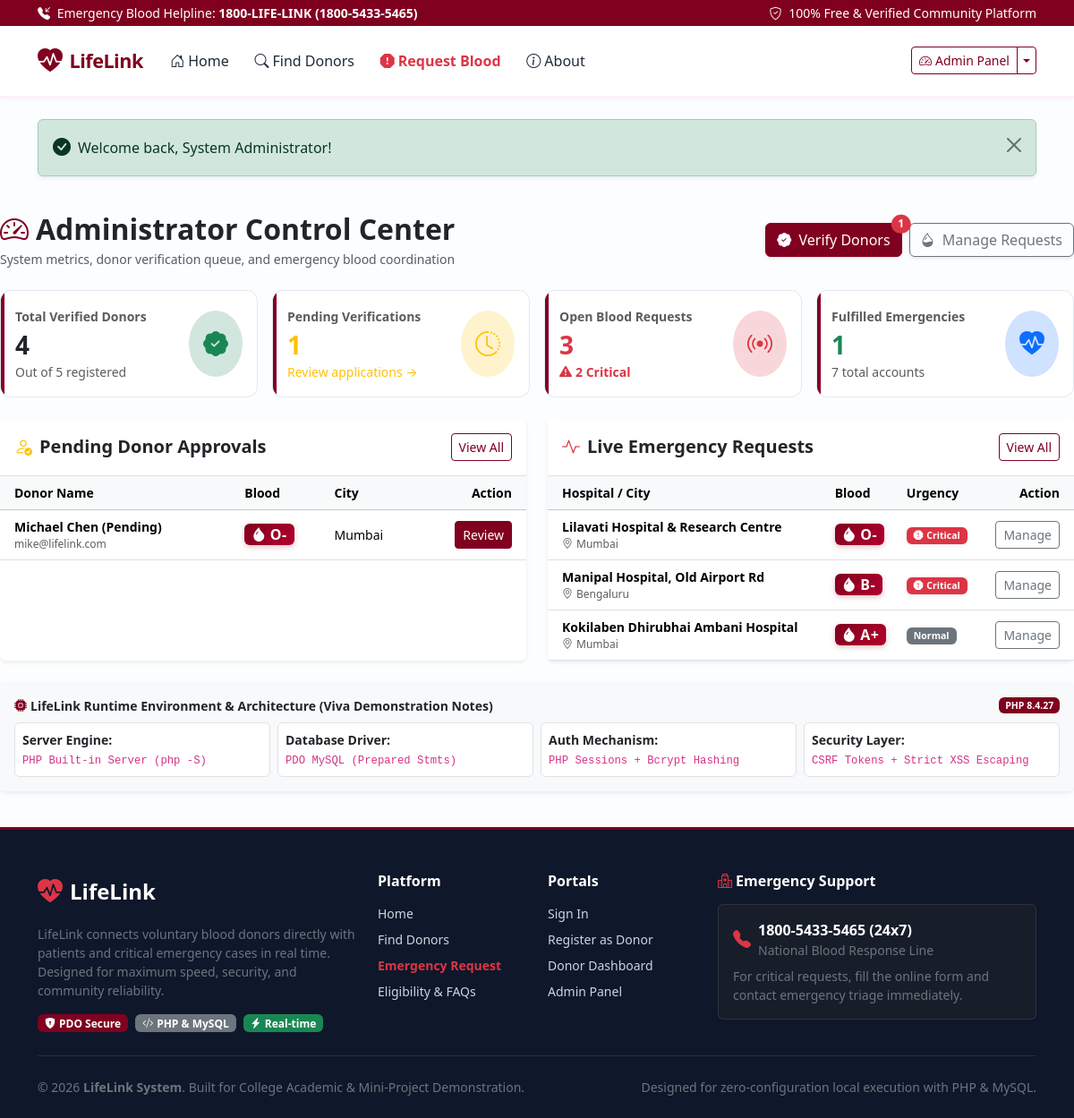
Page /admin/dashboard.php (signed in) on the committed database.
### tables this page shows
CREATE TABLE `donors` (
  `id` INT AUTO_INCREMENT PRIMARY KEY,
  `user_id` INT NOT NULL,
  `blood_group` ENUM('A+', 'A-', 'B+', 'B-', 'AB+', 'AB-', 'O+', 'O-') NOT NULL,
  `city` VARCHAR(100) NOT NULL,
  `address` TEXT,
  `age` INT NOT NULL,
  `gender` ENUM('Male', 'Female', 'Other') NOT NULL,
  `last_donation_date` DATE DEFAULT NULL,
  `availability_status` ENUM('available', 'unavailable') NOT NULL DEFAULT 'available',
  `verified_status` ENUM('pending', 'verified', 'rejected') NOT NULL DEFAULT 'pending',
  `created_at` TIMESTAMP DEFAULT CURRENT_TIMESTAMP,
  CONSTRAINT `fk_donor_user` FOREIGN KEY (`user_id`) REFERENCES `users` (`id`) ON DELETE CASCADE
);

CREATE TABLE `users` (
  `id` INT AUTO_INCREMENT PRIMARY KEY,
  `name` VARCHAR(100) NOT NULL,
  `email` VARCHAR(150) NOT NULL UNIQUE,
  `phone` VARCHAR(20) NOT NULL,
  `password_hash` VARCHAR(255) NOT NULL,
  `role` ENUM('admin', 'donor', 'user') NOT NULL DEFAULT 'user',
  `created_at` TIMESTAMP DEFAULT CURRENT_TIMESTAMP
);

CREATE TABLE `blood_requests` (
  `id` INT AUTO_INCREMENT PRIMARY KEY,
  `requester_name` VARCHAR(100) NOT NULL,
  `requester_contact` VARCHAR(20) NOT NULL,
  `blood_group` ENUM('A+', 'A-', 'B+', 'B-', 'AB+', 'AB-', 'O+', 'O-') NOT NULL,
  `city` VARCHAR(100) NOT NULL,
  `hospital_name` VARCHAR(150) NOT NULL,
  `units_needed` INT NOT NULL DEFAULT 1,
  `urgency` ENUM('normal', 'critical') NOT NULL DEFAULT 'normal',
  `status` ENUM('open', 'fulfilled', 'cancelled') NOT NULL DEFAULT 'open',
  `user_id` INT DEFAULT NULL,
  `created_at` TIMESTAMP DEFAULT CURRENT_TIMESTAMP,
  CONSTRAINT `fk_request_user` FOREIGN KEY (`user_id`) REFERENCES `users` (`id`) ON DELETE SET NULL
);

### admin/dashboard.php (the view, shortened to what this page needs)
<?php
require_once __DIR__ . '/../config/db.php';
try {
    $totalUsers = (int) $pdo->query("SELECT COUNT(*) FROM users")->fetchColumn();
    $totalDonors = (int) $pdo->query("SELECT COUNT(*) FROM donors")->fetchColumn();
    $verifiedDonors = (int) $pdo->query("SELECT COUNT(*) FROM donors WHERE verified_status = 'verified'")->fetchColumn();
    $pendingDonors = (int) $pdo->query("SELECT COUNT(*) FROM donors WHERE verified_status = 'pending'")->fetchColumn();
    $openRequests = (int) $pdo->query("SELECT COUNT(*) FROM blood_requests WHERE status = 'open'")->fetchColumn();
    $criticalRequests = (int) $pdo->query("SELECT COUNT(*) FROM blood_requests WHERE status = 'open' AND urgency = 'critical'")->fetchColumn();
    $fulfilledRequests = (int) $pdo->query("SELECT COUNT(*) FROM blood_requests WHERE status = 'fulfilled'")->fetchColumn();
    $pendingDonorsStmt = $pdo->query("SELECT d.*, u.name, u.email, u.phone
                                      FROM donors d
                                      JOIN users u ON d.user_id = u.id
                                      WHERE d.verified_status = 'pending'
                                      ORDER BY d.created_at DESC LIMIT 5");
    $recentPendingDonors = $pendingDonorsStmt->fetchAll();
    $recentRequestsStmt = $pdo->query("SELECT * FROM blood_requests
                                       WHERE status = 'open'
                                       ORDER BY (urgency = 'critical') DESC, created_at DESC LIMIT 5");
    $recentOpenRequests = $recentRequestsStmt->fetchAll();
} catch (PDOException $e) {
    $totalUsers = $totalDonors = $verifiedDonors = $pendingDonors = 0;
    $totalRequests = $openRequests = $criticalRequests = $fulfilledRequests = 0;
    $recentPendingDonors = [];
    $recentOpenRequests = [];
}
require_once __DIR__ . '/../includes/header.php';
?>
<div class="py-3">
    <div class="d-flex flex-wrap justify-content-between align-items-center mb-4 gap-3">
        <div>
            <h2 class="fw-bold text-dark mb-1">
                <i class="bi bi-speedometer2 text-burgundy me-2"></i>Administrator Control Center
            </h2>
            <p class="text-muted small mb-0">System metrics, donor verification queue, and emergency blood coordination</p>
        </div>
        <div class="d-flex gap-2">
            <a href="verify-donors.php" class="btn btn-burgundy shadow-sm position-relative">
                <i class="bi bi-patch-check-fill me-1"></i> Verify Donors
                <?php if ($pendingDonors > 0): ?>
                    <span class="position-absolute top-0 start-100 translate-middle badge rounded-pill bg-danger">
                        <?= $pendingDonors ?>
                    </span>
                <?php endif; ?>
            </a>
            <a href="manage-requests.php" class="btn btn-outline-secondary shadow-sm">
                <i class="bi bi-droplet-half me-1"></i> Manage Requests
            </a>
        </div>
    </div>
    <div class="row g-3 mb-4">
        <div class="col-sm-6 col-lg-3">
            <div class="card card-stat p-3 h-100">
                <div class="d-flex justify-content-between align-items-center">
                    <div>
                        <span class="text-muted small fw-semibold">Total Verified Donors</span>
                        <h3 class="fw-bold text-dark mb-0 mt-1"><?= $verifiedDonors ?></h3>
                        <span class="small text-muted">Out of <?= $totalDonors ?> registered</span>
                    </div>
                    <div class="p-3 bg-success-subtle text-success rounded-circle">
                        <i class="bi bi-patch-check-fill fs-3"></i>
                    </div>
                </div>
            </div>
        </div>
        <div class="col-sm-6 col-lg-3">
            <div class="card card-stat p-3 h-100">
                <div class="d-flex justify-content-between align-items-center">
                    <div>
                        <span class="text-muted small fw-semibold">Pending Verifications</span>
                        <h3 class="fw-bold text-warning mb-0 mt-1"><?= $pendingDonors ?></h3>
                        <a href="verify-donors.php" class="small text-warning text-decoration-none">Review applications &rarr;</a>
                    </div>
                    <div class="p-3 bg-warning-subtle text-warning rounded-circle">
                        <i class="bi bi-clock-history fs-3"></i>
                    </div>
                </div>
            </div>
        </div>
        <div class="col-sm-6 col-lg-3">
            <div class="card card-stat p-3 h-100">
                <div class="d-flex justify-content-between align-items-center">
                    <div>
                        <span class="text-muted small fw-semibold">Open Blood Requests</span>
                        <h3 class="fw-bold text-danger mb-0 mt-1"><?= $openRequests ?></h3>
                        <span class="small text-danger fw-semibold"><i class="bi bi-exclamation-triangle-fill me-1"></i><?= $criticalRequests ?> Critical</span>
                    </div>
                    <div class="p-3 bg-danger-subtle text-danger rounded-circle">
                        <i class="bi bi-broadcast fs-3"></i>
                    </div>
                </div>
            </div>
        </div>
        <div class="col-sm-6 col-lg-3">
            <div class="card card-stat p-3 h-100">
                <div class="d-flex justify-content-between align-items-center">
                    <div>
                        <span class="text-muted small fw-semibold">Fulfilled Emergencies</span>
                        <h3 class="fw-bold text-success mb-0 mt-1"><?= $fulfilledRequests ?></h3>
                        <span class="small text-muted"><?= $totalUsers ?> total accounts</span>
                    </div>
                    <div class="p-3 bg-primary-subtle text-primary rounded-circle">
                        <i class="bi bi-heart-pulse-fill fs-3"></i>
                    </div>
                </div>
            </div>
        </div>
    </div>
    <div class="row g-4 mb-4">
        <div class="col-lg-6">
            <div class="card border-0 shadow-sm h-100">
                <div class="card-header bg-white py-3 border-bottom d-flex justify-content-between align-items-center">
                    <h5 class="fw-bold text-dark mb-0">
                        <i class="bi bi-person-check text-warning me-2"></i>Pending Donor Approvals
                    </h5>
                    <a href="verify-donors.php" class="btn btn-sm btn-outline-burgundy">View All</a>
                </div>
                <div class="card-body p-0">
                    <?php if (empty($recentPendingDonors)): ?>
                        <div class="text-center py-4 text-muted small">
                            <i class="bi bi-check-circle text-success fs-3 d-block mb-1"></i>
                            All donor applications are up to date!
                        </div>
                    <?php else: ?>
                        <div class="table-responsive">
                            <table class="table table-hover align-middle mb-0 small">
                                <thead class="table-light">
                                    <tr>
                                        <th class="ps-3">Donor Name</th>
                                        <th>Blood</th>
                                        <th>City</th>
                                        <th class="text-end pe-3">Action</th>
                                    </tr>
                                </thead>
                                <tbody>
                                    <?php foreach ($recentPendingDonors as $pDonor): ?>
                                        <tr>
                                            <td class="ps-3">
                                                <div class="fw-bold"><?= e($pDonor['name']) ?></div>
                                                <div class="text-muted" style="font-size: 0.75rem;"><?= e($pDonor['email']) ?></div>
                                            </td>
                                            <td><?= blood_badge($pDonor['blood_group']) ?></td>
                                            <td><?= e($pDonor['city']) ?></td>
                                            <td class="text-end pe-3">
                                                <a href="verify-donors.php?donor_id=<?= (int)$pDonor['id'] ?>" class="btn btn-sm btn-burgundy">
                                                    Review
                                                </a>
                                            </td>
                                        </tr>
                                    <?php endforeach; ?>
                                </tbody>
                            </table>
                        </div>
                    <?php endif; ?>
                </div>
            </div>
        </div>
        <div class="col-lg-6">
            <div class="card border-0 shadow-sm h-100">
                <div class="card-header bg-white py-3 border-bottom d-flex justify-content-between align-items-center">
                    <h5 class="fw-bold text-dark mb-0">
                        <i class="bi bi-activity text-danger me-2"></i>Live Emergency Requests
                    </h5>
                    <a href="manage-requests.php" class="btn btn-sm btn-outline-burgundy">View All</a>
                </div>
                <div class="card-body p-0">
                    <?php if (empty($recentOpenRequests)): ?>
                        <div class="text-center py-4 text-muted small">
                            <i class="bi bi-droplet text-secondary fs-3 d-block mb-1"></i>
                            No active emergency requests open.
                        </div>
                    <?php else: ?>
                        <div class="table-responsive">
                            <table class="table table-hover align-middle mb-0 small">
                                <thead class="table-light">
                                    <tr>
                                        <th class="ps-3">Hospital / City</th>
                                        <th>Blood</th>
                                        <th>Urgency</th>
                                        <th class="text-end pe-3">Action</th>
                                    </tr>
                                </thead>
                                <tbody>
                                    <?php foreach ($recentOpenRequests as $req): ?>
                                        <tr>
                                            <td class="ps-3">
                                                <div class="fw-bold"><?= e($req['hospital_name']) ?></div>
                                                <div class="text-muted" style="font-size: 0.75rem;"><i class="bi bi-geo-alt me-1"></i><?= e($req['city']) ?></div>
                                            </td>
                                            <td><?= blood_badge($req['blood_group']) ?></td>
                                            <td><?= urgency_badge($req['urgency']) ?></td>
                                            <td class="text-end pe-3">
                                                <a href="manage-requests.php?req_id=<?= (int)$req['id'] ?>" class="btn btn-sm btn-outline-secondary">
                                                    Manage
                                                </a>
                                            </td>
                                        </tr>
                                    <?php endforeach; ?>
                                </tbody>
                            </table>
                        </div>
                    <?php endif; ?>
                </div>
            </div>
        </div>
    </div>
    <div class="card border-0 bg-light shadow-sm p-3 small">
        <div class="d-flex align-items-center justify-content-between mb-2">
            <span class="fw-bold text-dark"><i class="bi bi-cpu-fill text-burgundy me-1"></i>LifeLink Runtime Environment & Architecture (Viva Demonstration Notes)</span>
            <span class="badge bg-burgundy">PHP <?= PHP_VERSION ?></span>
        </div>
        <div class="row g-2 text-muted">
            <div class="col-md-3">
                <div class="p-2 bg-white rounded border">
                    <span class="fw-bold text-dark d-block">Server Engine:</span>
                    <code>PHP Built-in Server (php -S)</code>
                </div>
            </div>
            <div class="col-md-3">
                <div class="p-2 bg-white rounded border">
                    <span class="fw-bold text-dark d-block">Database Driver:</span>
                    <code>PDO MySQL (Prepared Stmts)</code>
                </div>
            </div>
            <div class="col-md-3">
                <div class="p-2 bg-white rounded border">
                    <span class="fw-bold text-dark d-block">Auth Mechanism:</span>
                    <code>PHP Sessions + Bcrypt Hashing</code>
                </div>
            </div>
            <div class="col-md-3">
                <div class="p-2 bg-white rounded border">
                    <span class="fw-bold text-dark d-block">Security Layer:</span>
                    <code>CSRF Tokens + Strict XSS Escaping</code>
                </div>
            </div>
        </div>
    </div>
</div>
<?php require_once __DIR__ . '/../includes/footer.php'; ?>

### includes/functions.php (shortened to what this page needs)
<?php
function e(?string $string): string {
    return htmlspecialchars((string) $string, ENT_QUOTES, 'UTF-8');
}
function get_flash(): ?array {
    if (isset($_SESSION['flash'])) {
        $flash = $_SESSION['flash'];
        return $flash;
    }
    return null;
}
function display_flash(): void {
    $flash = get_flash();
    if ($flash) {
        $type = e($flash['type']);
        $message = e($flash['message']);
        $icon = match ($type) {
            'success' => 'bi-check-circle-fill',
            'danger'  => 'bi-exclamation-triangle-fill',
            'warning' => 'bi-exclamation-diamond-fill',
            default   => 'bi-info-circle-fill',
        };
        echo <<<HTML
        <div class="alert alert-{$type} alert-dismissible fade show shadow-sm d-flex align-items-center mb-4" role="alert">
            <i class="bi {$icon} fs-5 me-2"></i>
            <div>{$message}</div>
            <button type="button" class="btn-close ms-auto" data-bs-dismiss="alert" aria-label="Close"></button>
        </div>
HTML;
    }
}
function urgency_badge(string $urgency): string {
    if (strtolower($urgency) === 'critical') {
        return '<span class="badge bg-danger text-white px-2 py-1 shadow-sm pulse-badge"><i class="bi bi-exclamation-octagon-fill me-1"></i>Critical</span>';
    }
    return '<span class="badge bg-secondary text-white px-2 py-1">Normal</span>';
}
function blood_badge(string $bloodGroup): string {
    return '<span class="badge blood-badge text-white px-2 py-1 fs-6"><i class="bi bi-droplet-fill me-1"></i>' . e($bloodGroup) . '</span>';
}

### rows in the picture
donors: user.name "Michael Chen (Pending)", user.email "mike@lifelink.com", blood_group "O-", city "Mumbai"
blood_requests: hospital_name "Lilavati Hospital & Research Centre", city "Mumbai", blood_group "O-", urgency "critical" (drawn)
blood_requests: hospital_name "Manipal Hospital, Old Airport Rd", city "Bengaluru", blood_group "B-", urgency "critical" (drawn)
blood_requests: hospital_name "Kokilaben Dhirubhai Ambani Hospital", city "Mumbai", blood_group "A+"

### other values in the picture
$message "Welcome back, System Administrator!"
$pendingDonors "1"
$verifiedDonors "4"
$totalDonors "5"
$openRequests "3"
$criticalRequests "2"
$fulfilledRequests "1"
$totalUsers "7"
PHP_VERSION "8.4.27"
